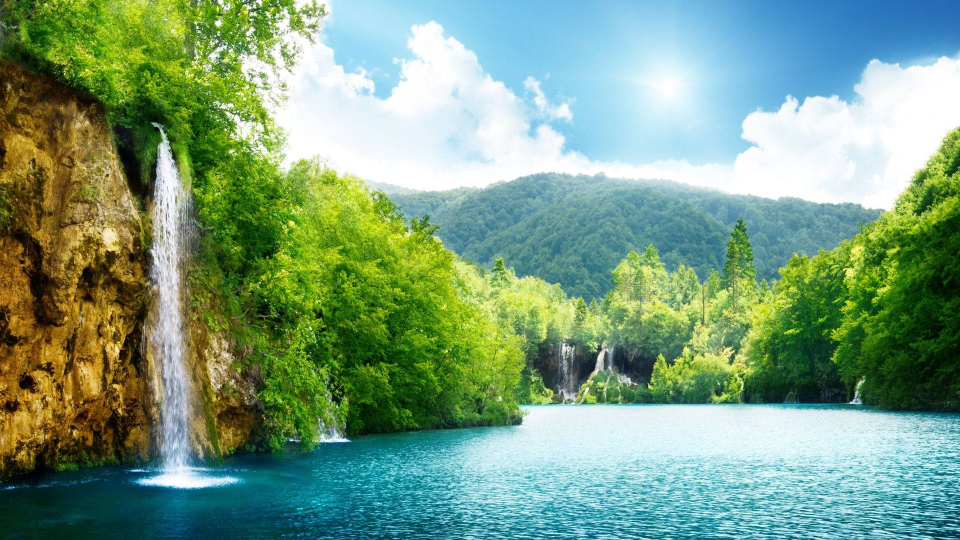
#> input picture 4Y1S/Digital Image Processing/images/a.JPG, 1920 x 1080 px, found by its file name (shown at 1/2 size)
$ python 2_B.py
#> lines starting #> are read from the running program, lines starting #| are printed output that depends on the picture
# [38 lines of commented-out code are left out]
import matplotlib.pyplot as plt
import numpy as np
import cv2
import math


img=cv2.imread('images/a.jpg',0)
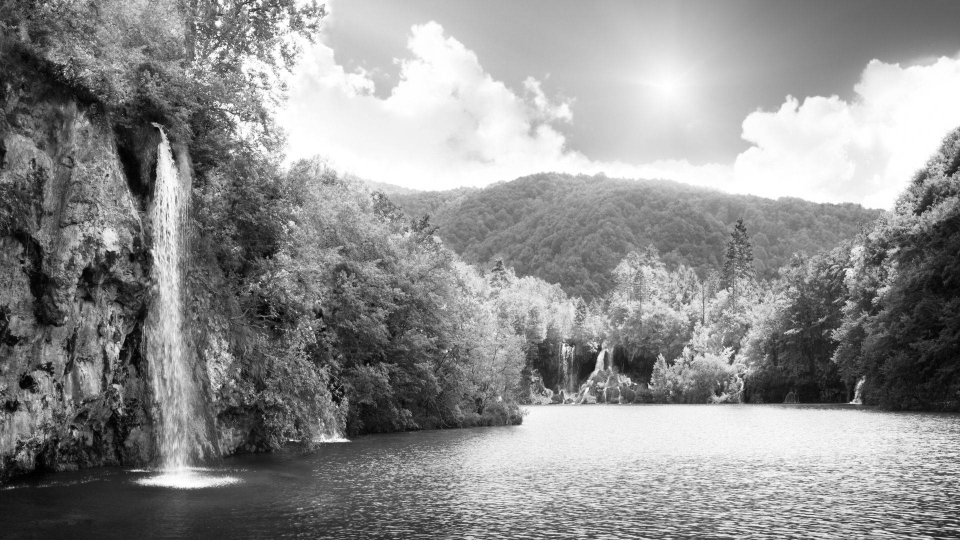
#> img: shape (1080, 1920) (shown at 1/2 size); min 0, max 255, mean 142.9
img=cv2.resize(img,(512,512))
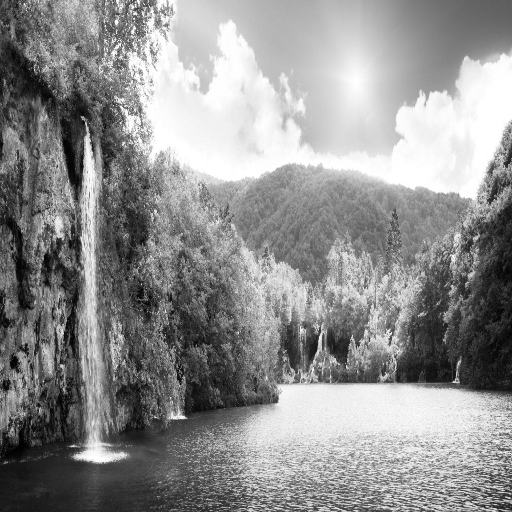
#> img: shape (512, 512); min 0, max 255, mean 142.8


def powerlaw(img):
    row,col=img.shape
#> row = 512; col = 512
    img2=np.zeros((row,col),dtype=np.uint8)
    for i in range (0,row):
        for j in range (0,col):
            pixel=(img[i][j]/255.0)**0.5
            img2[i][j]=pixel*255
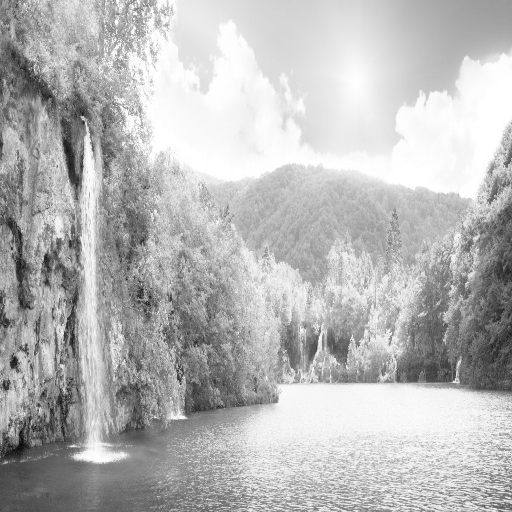
#> img2: shape (512, 512); min 0, max 255, mean 183.1
    return img2


def inverlog(img):
    row ,col=img.shape
#> row = 512; col = 512
    img2=np.zeros((row,col),dtype=np.uint8)
    img=img/255
    c=255/np.log(1+255)

    for i in range (0,row):
        for j in range(0,col):
            pixel=np.exp(img[i][j]/c)-1
            img2[i][j]=pixel*255
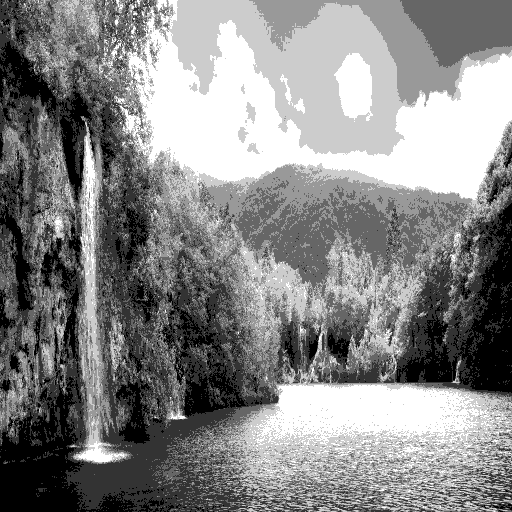
#> img2: shape (512, 512); min 0, max 5, mean 2.64; drawn with min black and max white
    return img2


plt.subplot(2,2,1)
plt.imshow(img,cmap='gray')
plt.title('orginal image')

img2=powerlaw(img)
plt.subplot(2,2,2)
plt.imshow(img2,cmap='gray')
plt.title('power image')

img3=inverlog(img)
plt.subplot(2,2,3)
plt.imshow(img3,cmap='gray')
plt.title('inverse log')


img4=cv2.absdiff(img2,img3)
plt.subplot(2,2,4)
plt.imshow(img4,cmap='gray')
plt.title('difference image')

plt.show()

$ run again, with 4Y1S/Digital Image Processing/images/b.jpg copied over 4Y1S/Digital Image Processing/images/a.JPG
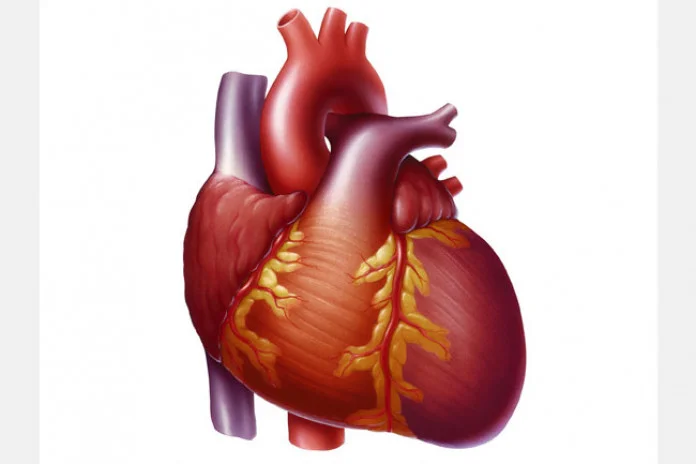
#> input picture 4Y1S/Digital Image Processing/images/b.jpg, 696 x 464 px, found by its file name
#> after the loop in powerlaw, `for i in range (0,row):`:
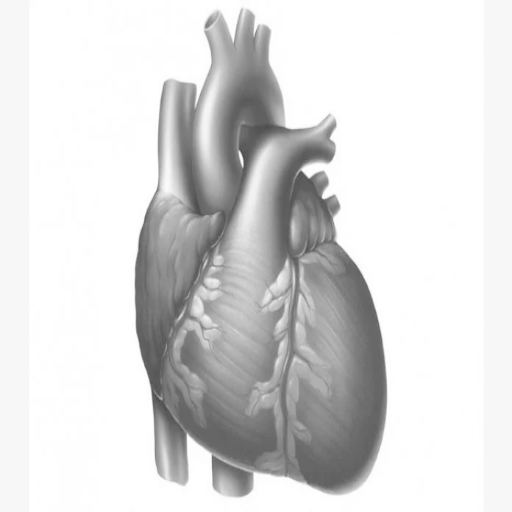
#> img2: shape (512, 512); min 67, max 255, mean 218.8
#> after the loop in inverlog, `for i in range (0,row):`:
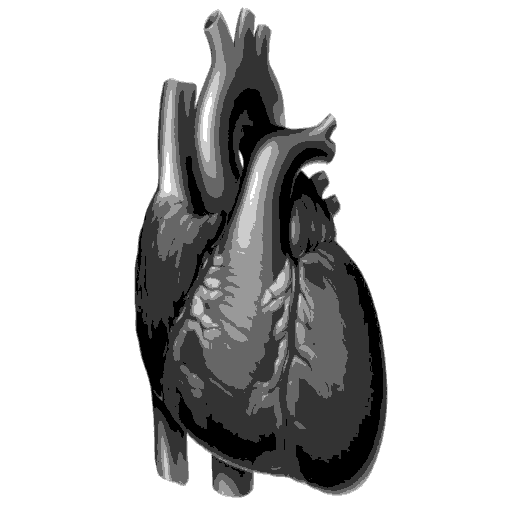
#> img2: shape (512, 512); min 0, max 5, mean 3.85; drawn with min black and max white

$ run again, with 4Y1S/Digital Image Processing/images/brain.jpg copied over 4Y1S/Digital Image Processing/images/a.JPG
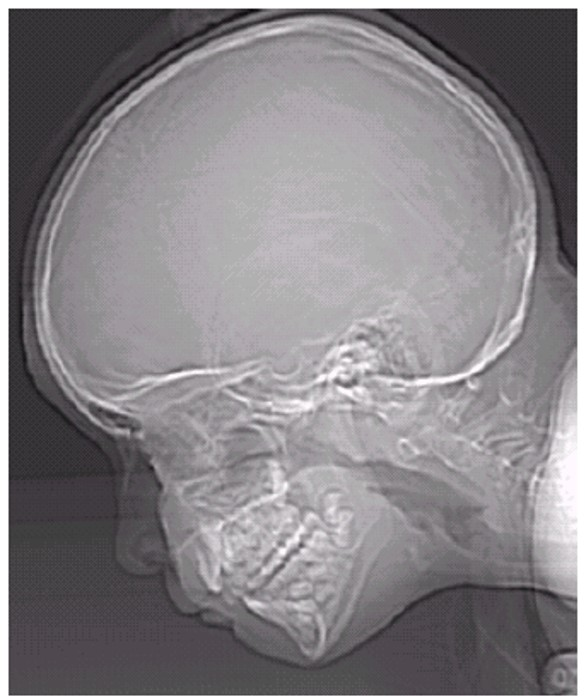
#> input picture 4Y1S/Digital Image Processing/images/brain.jpg, 585 x 696 px, found by its file name
#> after the loop in inverlog, `for i in range (0,row):`:
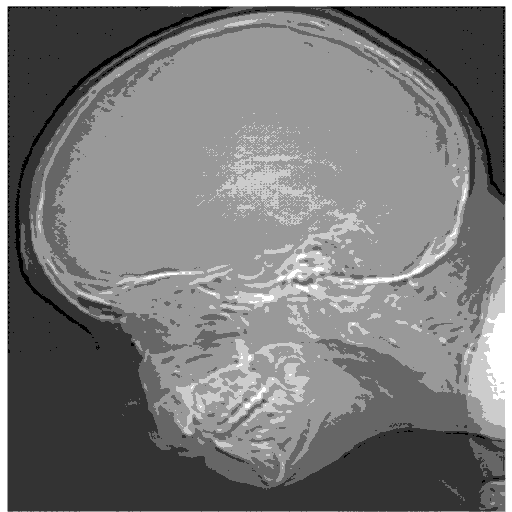
#> img2: shape (512, 512); min 0, max 5, mean 2.39; drawn with min black and max white
#> `plt.show()`:
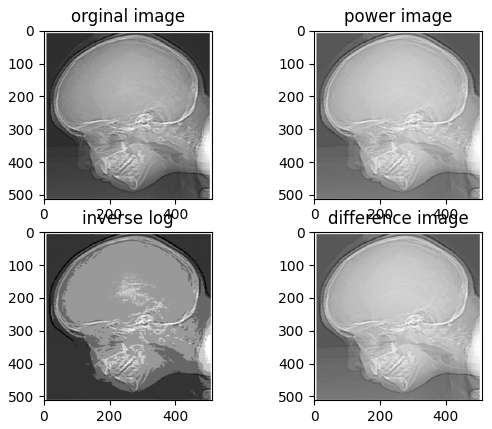
#> figure drawn by matplotlib, 4 panels
